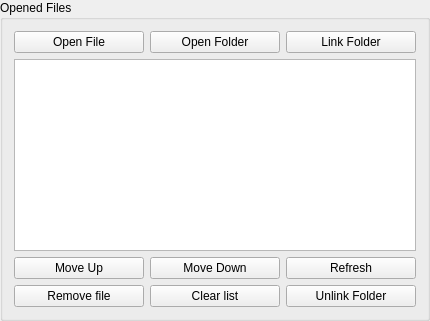
       <widget class="QGroupBox" name="files_box">
        <property name="sizePolicy">
         <sizepolicy hsizetype="Maximum" vsizetype="Preferred">
          <horstretch>0</horstretch>
          <verstretch>0</verstretch>
         </sizepolicy>
        </property>
        <property name="title">
         <string>Opened Files</string>
        </property>
        <layout class="QGridLayout" name="gridLayout_2">
         <item row="0" column="0">
          <layout class="QGridLayout" name="files_layout" columnminimumwidth="0,0,0">
           <item row="0" column="2">
            <widget class="QPushButton" name="link_folder_button">
             <property name="minimumSize">
              <size>
               <width>130</width>
               <height>0</height>
              </size>
             </property>
             <property name="text">
              <string>Link Folder</string>
             </property>
            </widget>
           </item>
           <item row="0" column="1">
            <widget class="QPushButton" name="open_folder_button">
             <property name="minimumSize">
              <size>
               <width>130</width>
               <height>0</height>
              </size>
             </property>
             <property name="text">
              <string>Open Folder</string>
             </property>
            </widget>
           </item>
           <item row="5" column="2">
            <widget class="QPushButton" name="unlink_folder_button">
             <property name="minimumSize">
              <size>
               <width>130</width>
               <height>0</height>
              </size>
             </property>
             <property name="text">
              <string>Unlink Folder</string>
             </property>
            </widget>
           </item>
           <item row="4" column="1">
            <widget class="QPushButton" name="down_file_button">
             <property name="minimumSize">
              <size>
               <width>130</width>
               <height>0</height>
              </size>
             </property>
             <property name="text">
              <string>Move Down</string>
             </property>
            </widget>
           </item>
           <item row="1" column="0" colspan="3">
            <widget class="QListWidget" name="file_list">
             <property name="sizePolicy">
              <sizepolicy hsizetype="Expanding" vsizetype="Expanding">
               <horstretch>0</horstretch>
               <verstretch>0</verstretch>
              </sizepolicy>
             </property>
            </widget>
           </item>
           <item row="0" column="0">
            <widget class="QPushButton" name="open_files_button">
             <property name="sizePolicy">
              <sizepolicy hsizetype="Minimum" vsizetype="Fixed">
               <horstretch>0</horstretch>
               <verstretch>0</verstretch>
              </sizepolicy>
             </property>
             <property name="minimumSize">
              <size>
               <width>130</width>
               <height>0</height>
              </size>
             </property>
             <property name="text">
              <string>Open File</string>
             </property>
            </widget>
           </item>
           <item row="4" column="0">
            <widget class="QPushButton" name="up_file_button">
             <property name="minimumSize">
              <size>
               <width>130</width>
               <height>0</height>
              </size>
             </property>
             <property name="text">
              <string>Move Up</string>
             </property>
            </widget>
           </item>
           <item row="5" column="1">
            <widget class="QPushButton" name="clear_files_button">
             <property name="sizePolicy">
              <sizepolicy hsizetype="Minimum" vsizetype="Fixed">
               <horstretch>0</horstretch>
               <verstretch>0</verstretch>
              </sizepolicy>
             </property>
             <property name="minimumSize">
              <size>
               <width>130</width>
               <height>0</height>
              </size>
             </property>
             <property name="text">
              <string>Clear list</string>
             </property>
            </widget>
           </item>
           <item row="4" column="2">
            <widget class="QPushButton" name="refresh_file_button">
             <property name="minimumSize">
              <size>
               <width>130</width>
               <height>0</height>
              </size>
             </property>
             <property name="text">
              <string>Refresh</string>
             </property>
            </widget>
           </item>
           <item row="5" column="0">
            <widget class="QPushButton" name="delete_files_button">
             <property name="sizePolicy">
              <sizepolicy hsizetype="Minimum" vsizetype="Fixed">
               <horstretch>0</horstretch>
               <verstretch>0</verstretch>
              </sizepolicy>
             </property>
             <property name="minimumSize">
              <size>
               <width>130</width>
               <height>0</height>
              </size>
             </property>
             <property name="text">
              <string>Remove file</string>
             </property>
            </widget>
           </item>
          </layout>
         </item>
        </layout>
       </widget>
